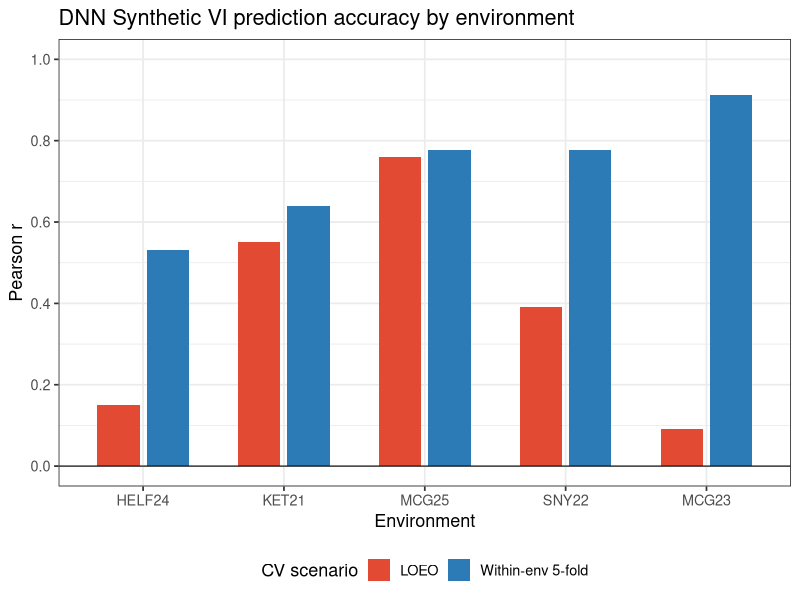
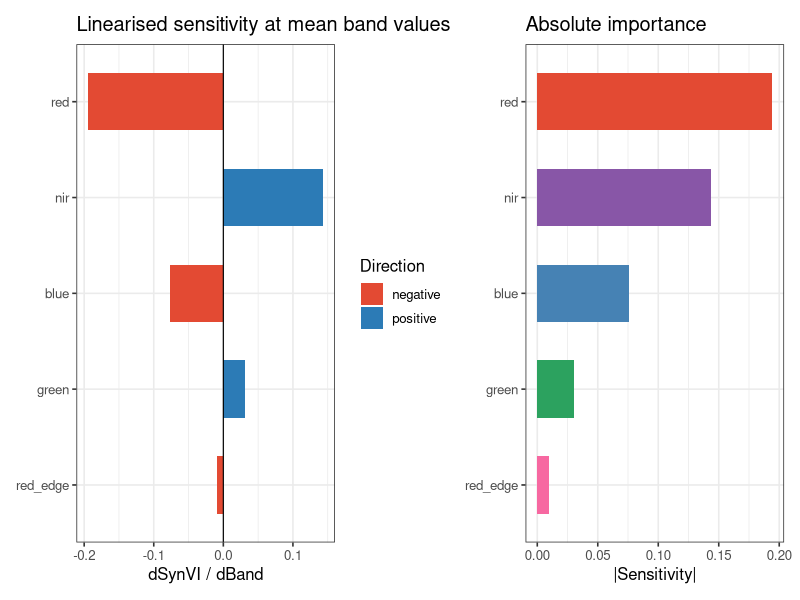

The R source for these figures, in order:
## ---- chunk 1
knitr::opts_chunk$set(echo = FALSE, warning = FALSE, message = FALSE,
                      fig.width = 9, fig.height = 4.5)
library(tidyverse)
library(knitr)
library(kableExtra)
library(patchwork)
## ---- chunk 2
cv_tbl <- tibble(
  `CV scenario`  = c("LOEO", "Within-env 5-fold"),
  `Mean r`       = c(0.389, 0.728),
  `SD r`         = c(0.277, 0.044),
  `Mean RMSE`    = c(1656.3, 635.2)
)

cv_tbl %>%
  kable(digits = 3,
        caption = "DNN Synthetic VI — overall CV accuracy for yield_kgha") %>%
  kable_styling(bootstrap_options = c("striped","hover","condensed"),
                full_width = FALSE) %>%
  column_spec(2, bold = TRUE,
              color = ifelse(cv_tbl$`Mean r` > 0.5, "forestgreen", "darkorange"))
## ---- chunk 3
loeo <- tibble(
  Environment = c("HELF24","KET21","MCG23","MCG25","SNY22"),
  `LOEO r`    = c(0.151, 0.550, 0.092, 0.759, 0.392),
  `LOEO RMSE` = c(1963, 759, 1469, 3023, 1067),
  `N test`    = c(312L, 466L, 504L, 232L, 424L)
)

wenv <- tibble(
  Environment   = c("HELF24","KET21","MCG23","MCG25","SNY22"),
  `Within-env r`    = c(0.532, 0.639, 0.912, 0.776, 0.778),
  `Within-env SD r` = c(0.095, 0.044, 0.011, 0.042, 0.029),
  `Within-env RMSE` = c(700, 683, 571, 523, 700)
)

left_join(loeo, wenv, by = "Environment") %>%
  kable(digits = 3,
        caption = "Per-environment CV results — yield_kgha") %>%
  kable_styling(bootstrap_options = c("striped","hover","condensed"),
                full_width = FALSE) %>%
  column_spec(2,
              color = case_when(
                loeo$`LOEO r` >= 0.6  ~ "forestgreen",
                loeo$`LOEO r` >= 0.35 ~ "darkorange",
                TRUE                  ~ "firebrick"
              )) %>%
  column_spec(5,
              color = case_when(
                wenv$`Within-env r` >= 0.8 ~ "forestgreen",
                wenv$`Within-env r` >= 0.6 ~ "darkorange",
                TRUE                       ~ "firebrick"
              ))
## ---- chunk 4
combined <- bind_rows(
  loeo %>% select(Environment, r = `LOEO r`) %>% mutate(CV = "LOEO"),
  wenv %>% select(Environment, r = `Within-env r`) %>% mutate(CV = "Within-env 5-fold")
)

ggplot(combined,
       aes(x = reorder(Environment, r, max), y = r,
           fill = CV)) +
  geom_col(position = position_dodge(0.7), width = 0.6) +
  geom_hline(yintercept = 0, linewidth = 0.4) +
  scale_fill_manual(values = c(LOEO = "#e34a33",
                               `Within-env 5-fold` = "#2c7bb6")) +
  scale_y_continuous(limits = c(0, 1), breaks = seq(0, 1, 0.2)) +
  labs(x = "Environment", y = "Pearson r",
       title = "DNN Synthetic VI prediction accuracy by environment",
       fill = "CV scenario") +
  theme_bw(base_size = 13) +
  theme(legend.position = "bottom")
## ---- chunk 5
vi_comp <- tibble(
  Trait        = "yield_kgha",
  `DNN Syn VI r (LOEO)` = 0.389,
  `Best std VI`         = "EVI",
  `Std VI r (LOEO)`     = 0.628,
  `Δr`                  = -0.239
)

vi_comp %>%
  kable(digits = 3,
        caption = "DNN Synthetic VI vs. best standard VI under LOEO") %>%
  kable_styling(bootstrap_options = c("striped","hover","condensed"),
                full_width = FALSE) %>%
  column_spec(5, bold = TRUE, color = "firebrick")
## ---- chunk 6
bands <- tibble(
  Band        = c("red","nir","blue","green","red_edge"),
  Sensitivity = c(-0.1943, 0.1435, -0.0760, 0.0305, -0.0097),
  Abs         = c( 0.1943, 0.1435,  0.0760, 0.0305,  0.0097)
)

p1 <- ggplot(bands, aes(x = reorder(Band, Abs), y = Sensitivity,
                         fill = Sensitivity > 0)) +
  geom_col(width = 0.6) +
  geom_hline(yintercept = 0, linewidth = 0.4) +
  coord_flip() +
  scale_fill_manual(values = c(`TRUE` = "#2c7bb6", `FALSE` = "#e34a33"),
                    labels = c(`TRUE` = "positive", `FALSE` = "negative")) +
  labs(x = NULL, y = "dSynVI / dBand",
       title = "Linearised sensitivity at mean band values",
       fill = "Direction") +
  theme_bw(base_size = 12) +
  theme(legend.position = "right")

p2 <- ggplot(bands, aes(x = reorder(Band, Abs), y = Abs, fill = Band)) +
  geom_col(width = 0.6) +
  coord_flip() +
  scale_fill_manual(values = c(blue = "steelblue", green = "#2ca25f",
                               red = "#e34a33", red_edge = "#f768a1",
                               nir = "#8856a7")) +
  labs(x = NULL, y = "|Sensitivity|",
       title = "Absolute importance") +
  theme_bw(base_size = 12) +
  theme(legend.position = "none")

p1 + p2
## ---- chunk 7
bands %>%
  arrange(desc(Abs)) %>%
  rename(`dVI/dBand` = Sensitivity, `|Sensitivity|` = Abs) %>%
  kable(digits = 4,
        caption = "Band sensitivity (linearised at mean; top band by gradient-based importance across all samples: red_edge)") %>%
  kable_styling(bootstrap_options = c("striped","condensed"),
                full_width = FALSE)
## ---- chunk 8
tibble(
  Metric                    = c("Trait modelled",
                                "Environments (N)",
                                "DNN architecture",
                                "LOEO mean r",
                                "LOEO mean RMSE (kg/ha)",
                                "Within-env 5-fold mean r",
                                "Within-env mean RMSE (kg/ha)",
                                "Best std VI (LOEO)",
                                "Best std VI r (LOEO)",
                                "DNN vs EVI Δr (LOEO)",
                                "Top band (gradient importance)",
                                "Top band (linearised sensitivity)"),
  Value                     = c("yield_kgha",
                                "5 (HELF24, KET21, MCG23, MCG25, SNY22)",
                                "5 → 16 → 8 → 1 (SynVI) → 8 → 1",
                                "0.389  (range: 0.092 – 0.759)",
                                "1 656  (range: 759 – 3 023)",
                                "0.728  (range: 0.532 – 0.912)",
                                "635  (range: 523 – 700)",
                                "EVI",
                                "0.628",
                                "−0.239  (DNN < EVI under LOEO)",
                                "RedEdge",
                                "Red (negative)")
) %>%
  kable(caption = "DNN Synthetic VI — key results for yield_kgha") %>%
  kable_styling(bootstrap_options = c("striped","hover"),
                full_width = FALSE)
## ---- chunk 9
sessionInfo()
